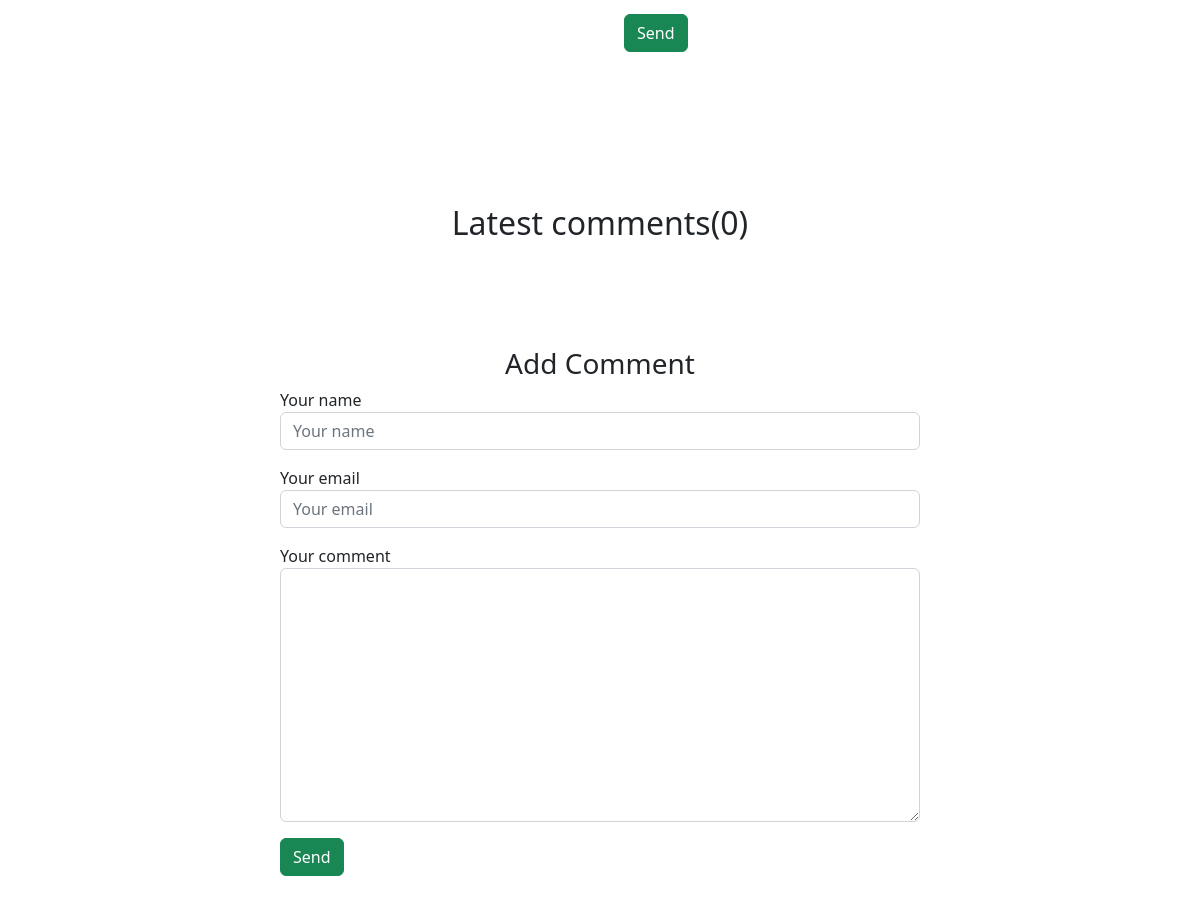
The app's page /apelsin/detail/5/ (middle part), older data.
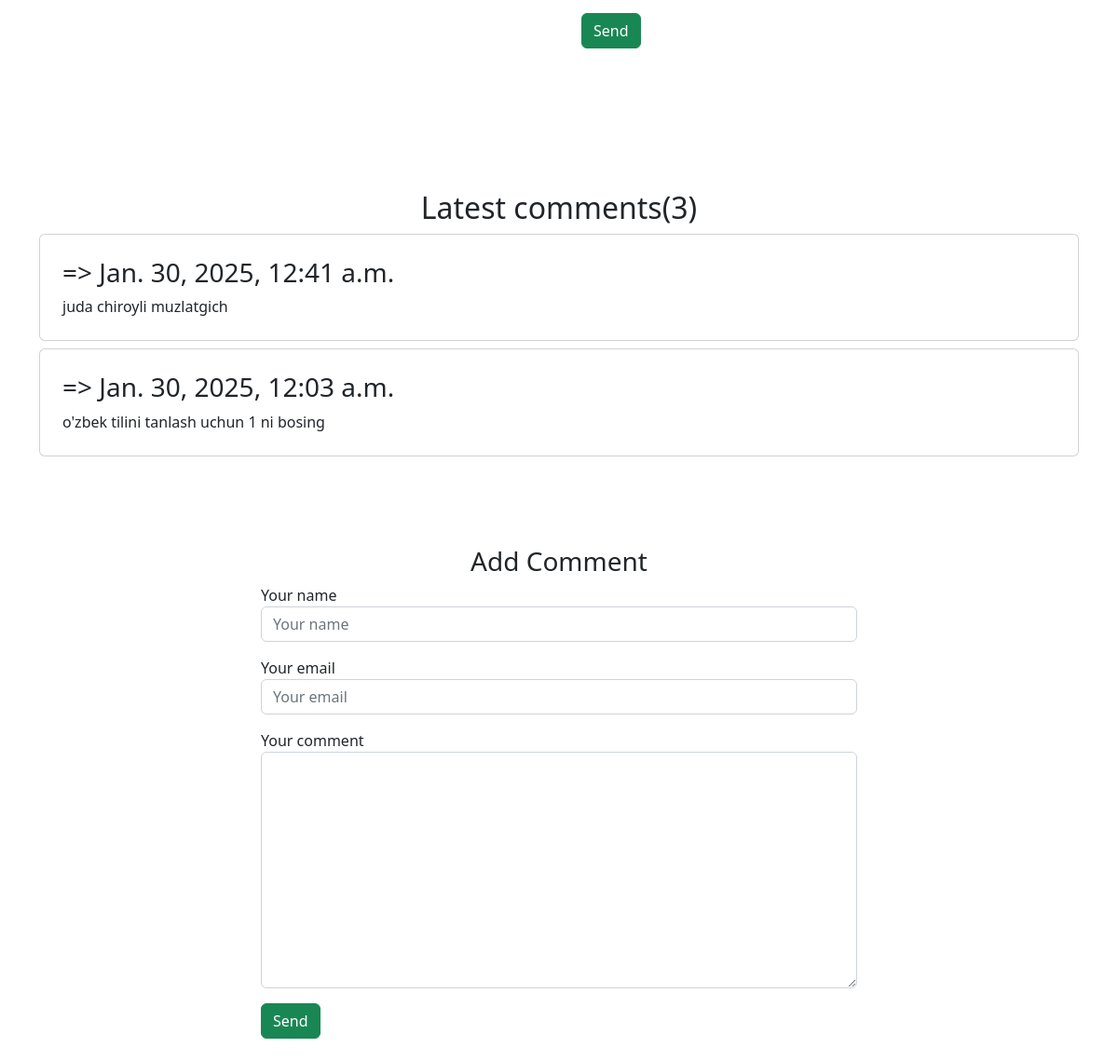
The same page, newer data.
### shop/models.py (models this page shows, shortened)
class BaseModel(models.Model):
    created_at = models.DateTimeField(auto_now_add=True)
    updated_at = models.DateTimeField(auto_now=True)
    class Meta:
        abstract = True

class Product(BaseModel):
    class RatingChoise(models.IntegerChoices):
        ONE = 1
        TWO = 2
        THREE = 3
        FOUR = 4
        FIVE = 5
    name = models.CharField(max_length=255)
    description = models.TextField(null=True, blank=True)
    price = models.DecimalField(max_digits=14, decimal_places=2)
    discount = models.PositiveIntegerField(default=0)
    image = models.ImageField(upload_to='media/product/')
    category = models.ForeignKey(Category, on_delete=models.SET_NULL, related_name='products', null=True, blank=True)
    quantity = models.PositiveIntegerField(default=1, null=True, blank=True)
    rating = models.PositiveIntegerField(choices=RatingChoise.choices, default=RatingChoise.FIVE.value)
    @property
    def get_absolute_url(self):
        return self.image.url
    @property
    def discounted_price(self):
        if self.discount > 0:
            self.price = Decimal(self.price)*Decimal(1-self.discount / 100)
        return Decimal(self.price).quantize(Decimal('0.001'))
    class Meta:
        verbose_name = 'Product'
        verbose_name_plural = 'Products'

class Comment(BaseModel):
    name = models.CharField(max_length=255, null=True, blank=True)
    email = models.EmailField()
    content = models.TextField()
    product = models.ForeignKey(Product, on_delete=models.CASCADE, related_name='comments', null=True, blank=True)
    is_negative = models.BooleanField(default=False)
    class Meta:
        ordering = ['-created_at']

### shop/views.py (the view)
# urls.py: path('detail/<int:pk>/', views.product_detail, name='product_detail'),
def product_detail(request, pk):
    product = get_object_or_404(Product, pk=pk)
    comments = Comment.objects.filter(product=product, is_negative=False)
    return render(request, 'shop/detail.html', {'product': product, 'comments': comments})

### shop/templates/shop/detail.html (shortened to what this page needs)
{% load static %}
<!DOCTYPE html>
<html lang="en">
    <head>
        <link href="https://cdn.jsdelivr.net/npm/bootstrap-icons@1.5.0/font/bootstrap-icons.css" rel="stylesheet" />
        <link href="{% static 'shop/css/styles.css' %}" rel="stylesheet" />
    </head>
    <body>
        <section class="py-5">
            <div class="container px-4 px-lg-5 my-5">
                <div class="row gx-4 gx-lg-5 align-items-center">
                    <div class="col-md-6">
                        <div class="d-flex">
                            <form method="get" action="{% url 'order_detail' product.id %}">
                                  <div class="form-group mb-3">
                                    <input type="submit" class="btn btn-success" value="Send">
                                  </div>
                            </form>
                        </div>
                    </div>
                </div>
            </div>
        </section>
        <div class="container mt-4 mb-4">
            <div class="row">
                <div class="col-12">
                    <div class="text-center">
                        <h2> Latest comments({{ product.comments.count }})  </h2>
                    </div>
                    {% for comment in comments %}
                        <div class="media card p-4 mt-2">
                            <div class="media-body">
                                <h3 class="mt-0">{{ comment.full_name }} => {{comment.created_at}} </h3>
                                {{ comment.content }}
                            </div>
                    </div>
                    {% endfor %}
                </div>
                <div class="col-8 offset-2 mt-5">
                    <div class=" p-5">
                        <div class="text-center">
                            <h3>Add Comment</h3>
                        </div>
                    <form method="post" action="{% url 'comment_view' product.id %}">
                        <div class="form-group mb-3">
                          <label for="formGroupExampleInput">Your name</label>
                          <input type="text" name="name" class="form-control"  placeholder="Your name">
                        </div>
                        <div class="form-group mb-3">
                          <label for="formGroupExampleInput2">Your email</label>
                          <input type="email" name="email" class="form-control" placeholder="Your email">
                        </div>
                        <div class="form-group mb-3">
                            <label for="formGroupExampleInput2">Your comment</label>
                           <textarea name="content" class="form-control" id="" cols="30" rows="10"></textarea>
                          </div>
                          <div class="form-group mb-3">
                            <input type="submit" class="btn btn-success" value="Send">
                          </div>
                      </form>
                    </div>
                </div>
            </div>
        </div>
    </body>
</html>

Row changes from the older to the newer data that the page shows:
computed for Product: comments.count "0" → "3"
added Comment: created_at "Jan. 30, 2025, 12:41 a.m.", content "juda chiroyli muzlatgich"
added Comment: created_at "Jan. 30, 2025, 12:03 a.m.", content "o'zbek tilini tanlash uchun 1 ni bosing"
